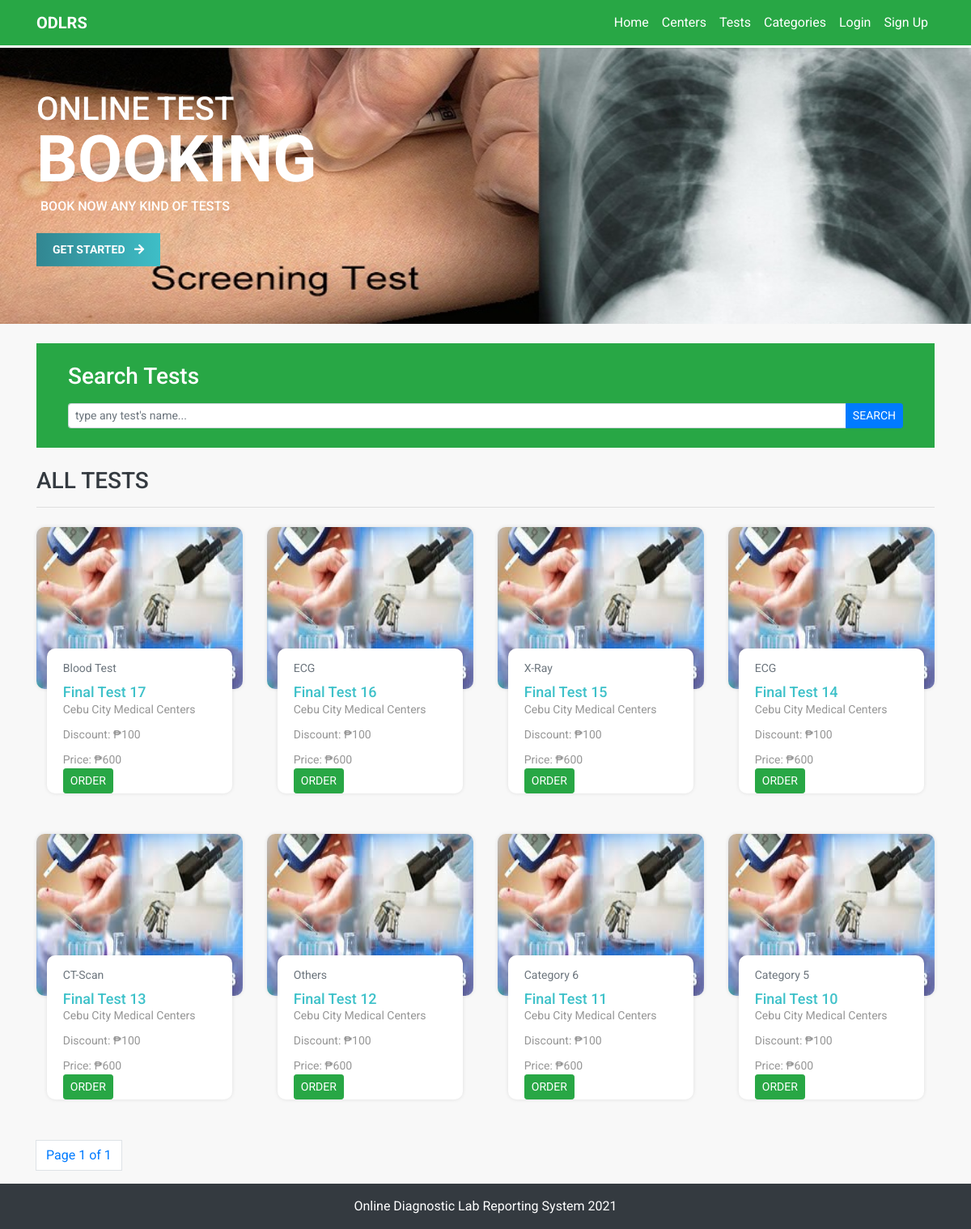
The page / on the database its author committed.
### tests/models.py (models this page shows, shortened)
class Test(models.Model):
    ACTIVE_STATUS = (
        ('Available', 'AVAILABLE'),
        ('Closed', 'CLOSED'),
    )
    test_name = models.CharField(max_length=250, blank=False)
    image = models.ImageField(default='default_test.jpg', upload_to='test_pics')
    category = models.ForeignKey(TestCategory, on_delete=models.CASCADE, related_name='test_category')
    center = models.ForeignKey(DiagnosticCenter, on_delete=models.CASCADE, related_name='test_center')
    discount = models.PositiveIntegerField(null=True, blank=True)
    price = models.PositiveIntegerField(null=True, blank=True)
    active_status = models.CharField(max_length=20, choices=ACTIVE_STATUS, default='AVAILABLE')
    class Meta:
        ordering = ['-id']
        verbose_name_plural = 'Tests'

class TestCategory(models.Model):
    category_name = models.CharField(max_length=50)
    center = models.ForeignKey(DiagnosticCenter, on_delete=models.CASCADE, related_name='category_center',
                               null=True, blank=True)
    class Meta:
        verbose_name_plural = 'Test Categories'
        ordering = ['-id']
    def __str__(self):
        return self.category_name

### diagnostic_centers/models.py (models this page shows)
class DiagnosticCenter(models.Model):
    name = models.CharField(max_length=250, blank=False)
    image = models.ImageField(default='default_center.jpg', upload_to='diagnostic_center_pics')
    email = models.EmailField(blank=True)
    contact_no = models.CharField(max_length=20, blank=False)
    website = models.CharField(max_length=100, blank=True)
    address = models.CharField(max_length=150, blank=False)
    class Meta:
        verbose_name_plural = 'Diagnostic Centers'
    def __str__(self):
        return self.name

### source/views.py (the view)
# urls.py: path('', home, name='home'),
def home(request):
    all_tests = Test.objects.all()
    all_category = TestCategory.objects.all().order_by('-id')
    query = request.GET.get('q')
    if query:
        all_tests = all_tests.filter(Q(test_name__icontains=query)).distinct()
    paginator = Paginator(all_tests, 12)
    page = request.GET.get('page')
    all_tests_paginator_data = paginator.get_page(page)
    template = 'home.html'
    context = {
        'all_tests': all_tests,
        'all_tests_paginator_data': all_tests_paginator_data,
        'all_category': all_category,
    }
    return render(request, template, context)

### templates/home.html (shortened to what this page needs)
{% extends 'base.html' %}
{% block content %}
<div class="header-image">
    <div class="container">
        <div class="header-content">
            <h1>ONLINE TEST</h1>
            <h2>booking</h2>
            <h5>book now any kind of tests</h5>
            <a href="#welcome" class="btn"> get started <i class="fa fa-arrow-right pl-2"></i> </a>
        </div>
    </div>
</div>
<div class="welcome container text-dark" id="welcome">
    <div class="search-box bg-success p- my-4">
        <div class="container">
            <h3 class="text-white mb-">Search Tests</h3>
            <form class="search" action="" method="GET">
                <div class="input-group input-group-sm">
                    <input type="text" class="form-control" name='q' placeholder="type any test's name..."
                        aria-label="Recipient's username" aria-describedby="basic-addon2">
                    <div class="input-group-append">
                        <button type="submit" class="btn btn-primary" class="searchButton">
                            SEARCH
                        </button>
                    </div>
                </div>
            </form>
        </div>
    </div>
    <h3 class="text-uppercase mt-3">all tests</h3>
    <hr>
    <div class="row mt-4">
        {% for test in all_tests_paginator_data %}
        <div class="col-xs-12 col-sm-6 col-md-4 col-lg-3">
            <div class="card test-box">
                <div class="card-title">
                    <img src="{{ test.image.url }}" class="card-img-top" alt="..." width="100%">
                </div>
                <div class="card-body pb-0">
                    <p class="card-subtitle mb-2 text-muted">{{ test.category }}</p>
                    <h6 class="">
                        <a href="{% url 'tests:test-details' test.id %}">{{ test.test_name }}</a>
                    </h6>
                    <p class="card-text">{{ test.center }}</p>
                    <p class="card-text text-dange price">Discount: <span id="price">₱{{ test.discount }}</span></p>
                    <p class="card-text text-dange price">Price: <span id="price">₱{{ test.price }}</span></p>
                    <a class="btn btn-sm btn btn-success text-center" href="{% url 'tests:order' test.id %}">
                        ORDER
                    </a>
                </div>
            </div>
        </div>
        {% endfor %}
    </div>
    <nav aria-label="Page navigation example">
        <ul class="pagination">
            <li class="page-item">
                <a class="page-link" href="#">Page {{ all_tests_paginator_data.number }} of
                    {{ all_tests_paginator_data.paginator.num_pages }}</a>
            </li>
        </ul>
    </nav>
</div>
{% endblock content %}

### templates/base.html (shortened to what this page needs)
{% load static %}
<!DOCTYPE html>
<html>
<head>
	<link rel="stylesheet" href="https://use.fontawesome.com/releases/v5.8.0/css/all.css"
>
	<link rel="stylesheet" type="text/css" href="{% static 'css/bootstrap.min.css' %}">
	<link rel="stylesheet" type="text/css" href="{% static 'css/fakeLoader.min.css' %}">
	<link rel="stylesheet" type="text/css" href="{% static 'css/style.css' %}">
</head>
<body>
	<nav class="navbar navbar-expand-lg bg-success">
		<div class="container">
			<a class="navbar-brand text-white" href="{% url 'home' %}"><b>ODLRS</b></a>
			<div class="collapse navbar-collapse" id="navbarSupportedContent">
				<ul class="navbar-nav ml-auto">
					<li class="nav-item ">
						<a class="nav-link" href="{% url 'home' %}">Home</a>
					</li>
					<li class="nav-item">
						<a class="nav-link" href="{% url 'diagnostic_centers:all-centers' %}">Centers</a>
					</li>
					<li class="nav-item ">
						<a class="nav-link" href="{% url 'tests:all-tests' %}">Tests</a>
					</li>
					<li class="nav-item">
						<a class="nav-link" href="{% url 'tests:categories' %}">Categories</a>
					</li>
					{% if user.is_authenticated %}
					<li class="nav-item user-profile">
						<a class="nav-link d-flex dropdown-btn" href="#">
							<img src="{{ user.customer_profile.image.url }}" alt="" class="rounded-circle">
							<span class=" dropdown-toggle ml-2">{{user.username}} </span>
						</a>
						<ul class="dropdown">
							<li class="text-center">
								<img src="{{ user.customer_profile.image.url }}" alt="" class="rounded-circle">
								<p>{{ user.customer_profile.profile_name }}</p>
								<a href="{% url 'custom_users:profile-edit' %}">
									Edit Profile
								</a>
							</li>
							<div class="dropdown-divider"></div>
							<li class="dropdown-item">
								<a href="{% url 'custom_users:orders-by-user' %}"> View Profile</a>
							</li>
							<li class="dropdown-item">
								<a href="{% url 'custom_users:filtered-reports-by-user' user.id %}"> Reports</a>
							</li>
							<li class="dropdown-item">
								<a href="{% url 'account_logout' %}"> Logout</a>
							</li>
						</ul>
					</li>
					<!-- <li class="nav-item">
						<a class="nav-link" href="{% url 'account_logout' %}">Logout</a>
					</li> -->
					{% else %}
					<li class="nav-item ">
						<a class="nav-link" href="{% url 'account_login' %}">Login</a>
					</li>
					<li class="nav-item">
						<a class="nav-link" href="{% url 'account_signup' %}">Sign Up</a>
					</li>
					{% endif %}
				</ul>
			</div>
		</div>
	</nav>
	{% block content %} {% endblock %} {% block extra_body %} {% endblock %}
	<div class="footer text-white text-center py-3 bg-dark">
		<div class="w-100 text-center d-flex justify-content-center">
			<div class="d-box px-2">
				<a class="text-white" target="_blank" data-toggle="tooltip"
					data-placement="top" title="Online Diagnostic Lab Reporting System 2021">Online Diagnostic Lab Reporting System 2021</a>
			</div>
		</div>
	</div>
</body>
</html>

### static/css/style.css (style rules this page uses)
* { margin: 0; padding: 0; -webkit-box-sizing: border-box; box-sizing: border-box; font-family: "Roboto", sans-serif; scroll-behavior: smooth; }
a { text-decoration: none; }
.card, .card-header, .card-footer { border: 0; }
html, body { background: #f8f8f8; }
nav.navbar { background: transparent; -webkit-box-shadow: 0 0 5px rgba(0, 0, 0, 0.1); box-shadow: 0 0 5px rgba(0, 0, 0, 0.1); position: fixed; top: 0; z-index: 99999; width: 100%; background: #328691; border-bottom: 3px solid white; }
nav.navbar ul li a { color: #fff; font-size: 16px; outline: none; }
.header-image { background: url(../images/diag.jpg); width: 100%; height: 100vh; background-size: cover; background-position: center; position: relative; }
.header-image .header-content { position: absolute; top: 50%; transform: translateY(-50%); -webkit-transform: translateY(-50%); -moz-transform: translateY(-50%); -ms-transform: translateY(-50%); -o-transform: translateY(-50%); color: white; text-transform: uppercase; font-family: "Roboto", sans-serif; }
.header-image .header-content h2 { font-size: 80px; font-weight: bold; }
.header-image .header-content h5 { margin-left: 5px; }
.header-image .header-content a.btn { color: white; background: -webkit-gradient(linear, right top, left top, from(#3ebec7), to(#328691)); background: linear-gradient(to left, #3ebec7, #328691); padding: 10px 20px; margin-top: 2rem; border: none; border-radius: 0; font-weight: bold; border: 600; -webkit-border-radius: 0; -moz-border-radius: 0; -ms-border-radius: 0; -o-border-radius: 0; }
p { margin-bottom: 0; }
.test-box { width: 100%; height: auto; background: none; border: 0; }
.test-box .card-title { margin-bottom: 0; -webkit-box-shadow: 0 0 5px rgba(0, 0, 0, 0.1); box-shadow: 0 0 5px rgba(0, 0, 0, 0.1); border-radius: 10px; -webkit-border-radius: 10px; -moz-border-radius: 10px; -ms-border-radius: 10px; -o-border-radius: 10px; }
.test-box .card-title img { border-radius: 10px; min-height: 200px; -webkit-border-radius: 10px; -moz-border-radius: 10px; -ms-border-radius: 10px; -o-border-radius: 10px; }
.test-box .card-body { width: 90%; min-height: 150px; -webkit-box-shadow: 0 0 5px rgba(0, 0, 0, 0.1); box-shadow: 0 0 5px rgba(0, 0, 0, 0.1); margin: auto; border-radius: 10px; -webkit-border-radius: 10px; -moz-border-radius: 10px; -ms-border-radius: 10px; -o-border-radius: 10px; position: relative; top: -50px; background: #fff; }
.test-box .card-body p { font-size: 14px; color: #969696; }
.test-box .card-body p.price { margin-top: 10px; }
.test-box .card-body h6 { font-size: 18px; margin-bottom: 0; }
.test-box .card-body h6 a { color: #3ec1c9; text-decoration: none; }
.footer { background: #328691; position: relative; z-index: 11; }
.search-box { padding: 1.5rem; }
.search-box h3 { margin-bottom: 1rem; }
.search-box input { padding: 8px 12px; }
@media (min-width: 1025px) and (max-width: 1200px) { .header-image { width: 100%; height: 50vh; background-size: cover; background-position: center; } }
@media (min-width: 1025px) and (max-width: 1200px) { .header-image .header-content { top: 55%; } }
@media (min-width: 1025px) and (max-width: 1200px) { .header-image h1 { margin-bottom: -10px; } }
@media (min-width: 1025px) and (max-width: 1200px) { .header-image h2 { font-size: 80px !important; margin-bottom: 0; } }
@media (min-width: 1025px) and (max-width: 1200px) { .header-image h5 { font-size: 16px !important; } }
@media (min-width: 1025px) and (max-width: 1200px) { .header-image a { margin-top: 1rem !important; font-size: 14px; } }

### rows shown on the page
Test: image (picture), category "Blood Test", test_name "Final Test 17", center "Cebu City Medical Centers", discount "100", price "600"
Test: image (picture), category "ECG", test_name "Final Test 16", center "Cebu City Medical Centers", discount "100", price "600"
Test: image (picture), category "X-Ray", test_name "Final Test 15", center "Cebu City Medical Centers", discount "100", price "600"
Test: image (picture), category "ECG", test_name "Final Test 14", center "Cebu City Medical Centers", discount "100", price "600"
Test: image (picture), category "CT-Scan", test_name "Final Test 13", center "Cebu City Medical Centers", discount "100", price "600"
Test: image (picture), category "Others", test_name "Final Test 12", center "Cebu City Medical Centers", discount "100", price "600"
Test: image (picture), category "Category 6", test_name "Final Test 11", center "Cebu City Medical Centers", discount "100", price "600"
Test: image (picture), category "Category 5", test_name "Final Test 10", center "Cebu City Medical Centers", discount "100", price "600"

### other values the page prints
{{ all_tests_paginator_data.number }} "1"
{{ all_tests_paginator_data.paginator.num_pages }} "1"
